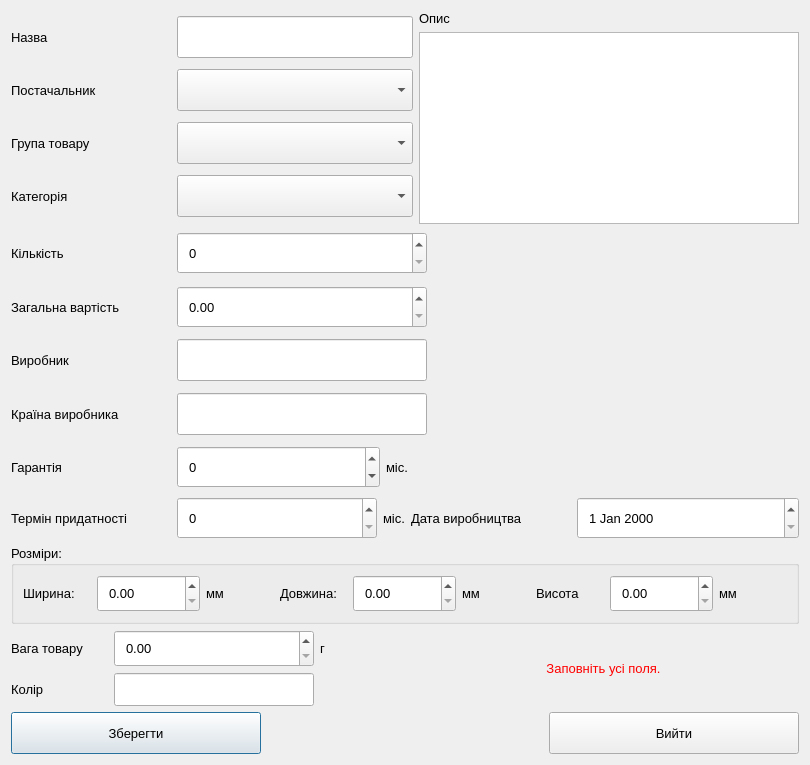
<?xml version="1.0" encoding="UTF-8"?>
<ui version="4.0">
 <class>Add_Goods</class>
 <widget class="QDialog" name="Add_Goods">
  <property name="geometry">
   <rect>
    <x>0</x>
    <y>0</y>
    <width>810</width>
    <height>765</height>
   </rect>
  </property>
  <property name="sizePolicy">
   <sizepolicy hsizetype="Preferred" vsizetype="Preferred">
    <horstretch>0</horstretch>
    <verstretch>0</verstretch>
   </sizepolicy>
  </property>
  <property name="minimumSize">
   <size>
    <width>810</width>
    <height>0</height>
   </size>
  </property>
  <property name="windowTitle">
   <string>Dialog</string>
  </property>
  <layout class="QVBoxLayout" name="verticalLayout_4">
   <item>
    <layout class="QHBoxLayout" name="horizontalLayout_18">
     <item>
      <layout class="QVBoxLayout" name="verticalLayout_2">
       <item>
        <layout class="QHBoxLayout" name="horizontalLayout">
         <item>
          <widget class="QLabel" name="name">
           <property name="sizePolicy">
            <sizepolicy hsizetype="Minimum" vsizetype="Preferred">
             <horstretch>0</horstretch>
             <verstretch>0</verstretch>
            </sizepolicy>
           </property>
           <property name="maximumSize">
            <size>
             <width>160</width>
             <height>42</height>
            </size>
           </property>
           <property name="font">
            <font>
             <pointsize>10</pointsize>
            </font>
           </property>
           <property name="text">
            <string>Назва</string>
           </property>
          </widget>
         </item>
         <item>
          <widget class="QLineEdit" name="nameEdit">
           <property name="sizePolicy">
            <sizepolicy hsizetype="Minimum" vsizetype="Preferred">
             <horstretch>0</horstretch>
             <verstretch>0</verstretch>
            </sizepolicy>
           </property>
           <property name="minimumSize">
            <size>
             <width>180</width>
             <height>0</height>
            </size>
           </property>
           <property name="maximumSize">
            <size>
             <width>250</width>
             <height>42</height>
            </size>
           </property>
           <property name="font">
            <font>
             <pointsize>10</pointsize>
            </font>
           </property>
           <property name="styleSheet">
            <string notr="true"/>
           </property>
          </widget>
         </item>
        </layout>
       </item>
       <item>
        <layout class="QHBoxLayout" name="horizontalLayout_2">
         <item>
          <widget class="QLabel" name="provider">
           <property name="sizePolicy">
            <sizepolicy hsizetype="Minimum" vsizetype="Preferred">
             <horstretch>0</horstretch>
             <verstretch>0</verstretch>
            </sizepolicy>
           </property>
           <property name="maximumSize">
            <size>
             <width>160</width>
             <height>42</height>
            </size>
           </property>
           <property name="font">
            <font>
             <pointsize>10</pointsize>
            </font>
           </property>
           <property name="text">
            <string>Постачальник</string>
           </property>
          </widget>
         </item>
         <item>
          <widget class="QComboBox" name="providerComboBox">
           <property name="sizePolicy">
            <sizepolicy hsizetype="Minimum" vsizetype="Preferred">
             <horstretch>0</horstretch>
             <verstretch>0</verstretch>
            </sizepolicy>
           </property>
           <property name="minimumSize">
            <size>
             <width>180</width>
             <height>0</height>
            </size>
           </property>
           <property name="maximumSize">
            <size>
             <width>250</width>
             <height>42</height>
            </size>
           </property>
           <property name="font">
            <font>
             <pointsize>10</pointsize>
            </font>
           </property>
           <property name="styleSheet">
            <string notr="true"/>
           </property>
          </widget>
         </item>
        </layout>
       </item>
       <item>
        <layout class="QHBoxLayout" name="horizontalLayout_3">
         <item>
          <widget class="QLabel" name="category">
           <property name="sizePolicy">
            <sizepolicy hsizetype="Minimum" vsizetype="Preferred">
             <horstretch>0</horstretch>
             <verstretch>0</verstretch>
            </sizepolicy>
           </property>
           <property name="maximumSize">
            <size>
             <width>160</width>
             <height>42</height>
            </size>
           </property>
           <property name="font">
            <font>
             <pointsize>10</pointsize>
            </font>
           </property>
           <property name="text">
            <string>Група товару</string>
           </property>
          </widget>
         </item>
         <item>
          <widget class="QComboBox" name="groupGoodsComboBox">
           <property name="sizePolicy">
            <sizepolicy hsizetype="Minimum" vsizetype="Preferred">
             <horstretch>0</horstretch>
             <verstretch>0</verstretch>
            </sizepolicy>
           </property>
           <property name="minimumSize">
            <size>
             <width>180</width>
             <height>0</height>
            </size>
           </property>
           <property name="maximumSize">
            <size>
             <width>250</width>
             <height>42</height>
            </size>
           </property>
           <property name="font">
            <font>
             <pointsize>10</pointsize>
            </font>
           </property>
           <property name="styleSheet">
            <string notr="true"/>
           </property>
          </widget>
         </item>
        </layout>
       </item>
       <item>
        <layout class="QHBoxLayout" name="horizontalLayout_13">
         <item>
          <widget class="QLabel" name="groupCategory">
           <property name="sizePolicy">
            <sizepolicy hsizetype="Minimum" vsizetype="Preferred">
             <horstretch>0</horstretch>
             <verstretch>0</verstretch>
            </sizepolicy>
           </property>
           <property name="maximumSize">
            <size>
             <width>160</width>
             <height>42</height>
            </size>
           </property>
           <property name="font">
            <font>
             <pointsize>10</pointsize>
            </font>
           </property>
           <property name="text">
            <string>Категорія</string>
           </property>
          </widget>
         </item>
         <item>
          <widget class="QComboBox" name="categoryComboBox">
           <property name="sizePolicy">
            <sizepolicy hsizetype="Minimum" vsizetype="Preferred">
             <horstretch>0</horstretch>
             <verstretch>0</verstretch>
            </sizepolicy>
           </property>
           <property name="minimumSize">
            <size>
             <width>180</width>
             <height>0</height>
            </size>
           </property>
           <property name="maximumSize">
            <size>
             <width>250</width>
             <height>42</height>
            </size>
           </property>
           <property name="font">
            <font>
             <pointsize>10</pointsize>
            </font>
           </property>
           <property name="styleSheet">
            <string notr="true"/>
           </property>
          </widget>
         </item>
        </layout>
       </item>
      </layout>
     </item>
     <item>
      <layout class="QVBoxLayout" name="verticalLayout">
       <item>
        <widget class="QLabel" name="description">
         <property name="sizePolicy">
          <sizepolicy hsizetype="Fixed" vsizetype="Fixed">
           <horstretch>0</horstretch>
           <verstretch>0</verstretch>
          </sizepolicy>
         </property>
         <property name="font">
          <font>
           <pointsize>10</pointsize>
          </font>
         </property>
         <property name="text">
          <string>Опис</string>
         </property>
        </widget>
       </item>
       <item>
        <widget class="QPlainTextEdit" name="descriptionPlainTextEdit">
         <property name="sizePolicy">
          <sizepolicy hsizetype="Minimum" vsizetype="Preferred">
           <horstretch>0</horstretch>
           <verstretch>0</verstretch>
          </sizepolicy>
         </property>
         <property name="maximumSize">
          <size>
           <width>380</width>
           <height>16777215</height>
          </size>
         </property>
         <property name="font">
          <font>
           <pointsize>10</pointsize>
          </font>
         </property>
        </widget>
       </item>
      </layout>
     </item>
    </layout>
   </item>
   <item>
    <layout class="QHBoxLayout" name="horizontalLayout_14">
     <item>
      <widget class="QLabel" name="count">
       <property name="sizePolicy">
        <sizepolicy hsizetype="Minimum" vsizetype="Preferred">
         <horstretch>0</horstretch>
         <verstretch>0</verstretch>
        </sizepolicy>
       </property>
       <property name="maximumSize">
        <size>
         <width>160</width>
         <height>16777215</height>
        </size>
       </property>
       <property name="font">
        <font>
         <pointsize>10</pointsize>
        </font>
       </property>
       <property name="text">
        <string>Кількість</string>
       </property>
      </widget>
     </item>
     <item>
      <widget class="QSpinBox" name="countSpinBox">
       <property name="sizePolicy">
        <sizepolicy hsizetype="Minimum" vsizetype="Preferred">
         <horstretch>0</horstretch>
         <verstretch>0</verstretch>
        </sizepolicy>
       </property>
       <property name="maximumSize">
        <size>
         <width>250</width>
         <height>42</height>
        </size>
       </property>
       <property name="font">
        <font>
         <pointsize>10</pointsize>
        </font>
       </property>
       <property name="styleSheet">
        <string notr="true">padding: 7;</string>
       </property>
       <property name="maximum">
        <number>99999</number>
       </property>
      </widget>
     </item>
     <item>
      <widget class="QLabel" name="label_5">
       <property name="text">
        <string/>
       </property>
      </widget>
     </item>
    </layout>
   </item>
   <item>
    <layout class="QHBoxLayout" name="horizontalLayout_5">
     <item>
      <widget class="QLabel" name="price">
       <property name="sizePolicy">
        <sizepolicy hsizetype="Minimum" vsizetype="Preferred">
         <horstretch>0</horstretch>
         <verstretch>0</verstretch>
        </sizepolicy>
       </property>
       <property name="maximumSize">
        <size>
         <width>160</width>
         <height>16777215</height>
        </size>
       </property>
       <property name="font">
        <font>
         <pointsize>10</pointsize>
        </font>
       </property>
       <property name="text">
        <string>Загальна вартість</string>
       </property>
      </widget>
     </item>
     <item>
      <widget class="QDoubleSpinBox" name="priceDoubleSpinBox">
       <property name="sizePolicy">
        <sizepolicy hsizetype="Minimum" vsizetype="Preferred">
         <horstretch>0</horstretch>
         <verstretch>0</verstretch>
        </sizepolicy>
       </property>
       <property name="maximumSize">
        <size>
         <width>250</width>
         <height>42</height>
        </size>
       </property>
       <property name="font">
        <font>
         <pointsize>10</pointsize>
        </font>
       </property>
       <property name="styleSheet">
        <string notr="true">padding: 7;</string>
       </property>
       <property name="locale">
        <locale language="English" country="UnitedStates"/>
       </property>
       <property name="maximum">
        <double>99999999.000000000000000</double>
       </property>
      </widget>
     </item>
     <item>
      <widget class="QLabel" name="label_6">
       <property name="text">
        <string/>
       </property>
      </widget>
     </item>
    </layout>
   </item>
   <item>
    <layout class="QHBoxLayout" name="horizontalLayout_6">
     <item>
      <widget class="QLabel" name="producer">
       <property name="sizePolicy">
        <sizepolicy hsizetype="Minimum" vsizetype="Preferred">
         <horstretch>0</horstretch>
         <verstretch>0</verstretch>
        </sizepolicy>
       </property>
       <property name="maximumSize">
        <size>
         <width>160</width>
         <height>16777215</height>
        </size>
       </property>
       <property name="font">
        <font>
         <pointsize>10</pointsize>
        </font>
       </property>
       <property name="text">
        <string>Виробник</string>
       </property>
      </widget>
     </item>
     <item>
      <widget class="QLineEdit" name="producerEdit">
       <property name="sizePolicy">
        <sizepolicy hsizetype="Minimum" vsizetype="Preferred">
         <horstretch>0</horstretch>
         <verstretch>0</verstretch>
        </sizepolicy>
       </property>
       <property name="maximumSize">
        <size>
         <width>250</width>
         <height>42</height>
        </size>
       </property>
       <property name="font">
        <font>
         <pointsize>10</pointsize>
        </font>
       </property>
       <property name="styleSheet">
        <string notr="true">padding: 7;</string>
       </property>
      </widget>
     </item>
     <item>
      <widget class="QLabel" name="label_7">
       <property name="text">
        <string/>
       </property>
      </widget>
     </item>
    </layout>
   </item>
   <item>
    <layout class="QHBoxLayout" name="horizontalLayout_7">
     <item>
      <widget class="QLabel" name="producingCountry">
       <property name="sizePolicy">
        <sizepolicy hsizetype="Minimum" vsizetype="Preferred">
         <horstretch>0</horstretch>
         <verstretch>0</verstretch>
        </sizepolicy>
       </property>
       <property name="maximumSize">
        <size>
         <width>160</width>
         <height>16777215</height>
        </size>
       </property>
       <property name="font">
        <font>
         <pointsize>10</pointsize>
        </font>
       </property>
       <property name="text">
        <string>Країна виробника</string>
       </property>
      </widget>
     </item>
     <item>
      <widget class="QLineEdit" name="producingCountryEdit">
       <property name="sizePolicy">
        <sizepolicy hsizetype="Minimum" vsizetype="Preferred">
         <horstretch>0</horstretch>
         <verstretch>0</verstretch>
        </sizepolicy>
       </property>
       <property name="maximumSize">
        <size>
         <width>250</width>
         <height>42</height>
        </size>
       </property>
       <property name="font">
        <font>
         <pointsize>10</pointsize>
        </font>
       </property>
       <property name="styleSheet">
        <string notr="true">padding: 7;</string>
       </property>
      </widget>
     </item>
     <item>
      <widget class="QLabel" name="label_8">
       <property name="text">
        <string/>
       </property>
      </widget>
     </item>
    </layout>
   </item>
   <item>
    <layout class="QHBoxLayout" name="horizontalLayout_8">
     <item>
      <widget class="QLabel" name="guarantee">
       <property name="sizePolicy">
        <sizepolicy hsizetype="Minimum" vsizetype="Preferred">
         <horstretch>0</horstretch>
         <verstretch>0</verstretch>
        </sizepolicy>
       </property>
       <property name="minimumSize">
        <size>
         <width>160</width>
         <height>0</height>
        </size>
       </property>
       <property name="maximumSize">
        <size>
         <width>160</width>
         <height>16777215</height>
        </size>
       </property>
       <property name="font">
        <font>
         <pointsize>10</pointsize>
        </font>
       </property>
       <property name="text">
        <string>Гарантія</string>
       </property>
      </widget>
     </item>
     <item>
      <widget class="QSpinBox" name="guaranteeSpinBox">
       <property name="sizePolicy">
        <sizepolicy hsizetype="Minimum" vsizetype="Preferred">
         <horstretch>0</horstretch>
         <verstretch>0</verstretch>
        </sizepolicy>
       </property>
       <property name="maximumSize">
        <size>
         <width>250</width>
         <height>42</height>
        </size>
       </property>
       <property name="font">
        <font>
         <pointsize>10</pointsize>
        </font>
       </property>
       <property name="styleSheet">
        <string notr="true">padding: 7;</string>
       </property>
       <property name="minimum">
        <number>-1</number>
       </property>
       <property name="maximum">
        <number>99999</number>
       </property>
      </widget>
     </item>
     <item>
      <widget class="QLabel" name="label">
       <property name="sizePolicy">
        <sizepolicy hsizetype="Minimum" vsizetype="Preferred">
         <horstretch>0</horstretch>
         <verstretch>0</verstretch>
        </sizepolicy>
       </property>
       <property name="font">
        <font>
         <pointsize>10</pointsize>
        </font>
       </property>
       <property name="text">
        <string>міс.</string>
       </property>
      </widget>
     </item>
     <item>
      <widget class="QLabel" name="label_9">
       <property name="text">
        <string/>
       </property>
      </widget>
     </item>
    </layout>
   </item>
   <item>
    <layout class="QHBoxLayout" name="horizontalLayout_15">
     <item>
      <layout class="QHBoxLayout" name="horizontalLayout_9">
       <item>
        <widget class="QLabel" name="expirationDate">
         <property name="sizePolicy">
          <sizepolicy hsizetype="Minimum" vsizetype="Preferred">
           <horstretch>0</horstretch>
           <verstretch>0</verstretch>
          </sizepolicy>
         </property>
         <property name="minimumSize">
          <size>
           <width>160</width>
           <height>0</height>
          </size>
         </property>
         <property name="maximumSize">
          <size>
           <width>160</width>
           <height>16777215</height>
          </size>
         </property>
         <property name="font">
          <font>
           <pointsize>10</pointsize>
          </font>
         </property>
         <property name="text">
          <string>Термін придатності</string>
         </property>
        </widget>
       </item>
       <item>
        <widget class="QSpinBox" name="expirationDateSpinBox">
         <property name="sizePolicy">
          <sizepolicy hsizetype="Minimum" vsizetype="Preferred">
           <horstretch>0</horstretch>
           <verstretch>0</verstretch>
          </sizepolicy>
         </property>
         <property name="minimumSize">
          <size>
           <width>200</width>
           <height>0</height>
          </size>
         </property>
         <property name="maximumSize">
          <size>
           <width>250</width>
           <height>42</height>
          </size>
         </property>
         <property name="font">
          <font>
           <pointsize>10</pointsize>
          </font>
         </property>
         <property name="styleSheet">
          <string notr="true">padding: 7;</string>
         </property>
         <property name="maximum">
          <number>99999</number>
         </property>
        </widget>
       </item>
       <item>
        <widget class="QLabel" name="label_2">
         <property name="sizePolicy">
          <sizepolicy hsizetype="Minimum" vsizetype="Preferred">
           <horstretch>0</horstretch>
           <verstretch>0</verstretch>
          </sizepolicy>
         </property>
         <property name="font">
          <font>
           <pointsize>10</pointsize>
          </font>
         </property>
         <property name="text">
          <string>міс.</string>
         </property>
        </widget>
       </item>
      </layout>
     </item>
     <item>
      <layout class="QHBoxLayout" name="horizontalLayout_4">
       <item>
        <widget class="QLabel" name="productionDate">
         <property name="sizePolicy">
          <sizepolicy hsizetype="Minimum" vsizetype="Preferred">
           <horstretch>0</horstretch>
           <verstretch>0</verstretch>
          </sizepolicy>
         </property>
         <property name="maximumSize">
          <size>
           <width>160</width>
           <height>16777215</height>
          </size>
         </property>
         <property name="font">
          <font>
           <pointsize>10</pointsize>
          </font>
         </property>
         <property name="text">
          <string>Дата виробництва</string>
         </property>
        </widget>
       </item>
       <item>
        <widget class="QDateEdit" name="productionDateDateEdit">
         <property name="sizePolicy">
          <sizepolicy hsizetype="Minimum" vsizetype="Preferred">
           <horstretch>0</horstretch>
           <verstretch>0</verstretch>
          </sizepolicy>
         </property>
         <property name="maximumSize">
          <size>
           <width>250</width>
           <height>42</height>
          </size>
         </property>
         <property name="font">
          <font>
           <pointsize>10</pointsize>
          </font>
         </property>
         <property name="styleSheet">
          <string notr="true">padding: 7;</string>
         </property>
         <property name="dateTime">
          <datetime>
           <hour>0</hour>
           <minute>0</minute>
           <second>0</second>
           <year>2000</year>
           <month>1</month>
           <day>1</day>
          </datetime>
         </property>
         <property name="date">
          <date>
           <year>2000</year>
           <month>1</month>
           <day>1</day>
          </date>
         </property>
        </widget>
       </item>
      </layout>
     </item>
    </layout>
   </item>
   <item>
    <widget class="QGroupBox" name="groupBox">
     <property name="sizePolicy">
      <sizepolicy hsizetype="Minimum" vsizetype="Preferred">
       <horstretch>0</horstretch>
       <verstretch>0</verstretch>
      </sizepolicy>
     </property>
     <property name="font">
      <font>
       <pointsize>10</pointsize>
      </font>
     </property>
     <property name="title">
      <string>Розміри:</string>
     </property>
     <layout class="QHBoxLayout" name="horizontalLayout_11">
      <item>
       <layout class="QHBoxLayout" name="horizontalLayout_10">
        <item>
         <widget class="QLabel" name="width">
          <property name="maximumSize">
           <size>
            <width>80</width>
            <height>16777215</height>
           </size>
          </property>
          <property name="font">
           <font>
            <pointsize>10</pointsize>
           </font>
          </property>
          <property name="text">
           <string>Ширина:</string>
          </property>
         </widget>
        </item>
        <item>
         <widget class="QDoubleSpinBox" name="widthDoubleSpinBox">
          <property name="sizePolicy">
           <sizepolicy hsizetype="Minimum" vsizetype="Preferred">
            <horstretch>0</horstretch>
            <verstretch>0</verstretch>
           </sizepolicy>
          </property>
          <property name="maximumSize">
           <size>
            <width>150</width>
            <height>42</height>
           </size>
          </property>
          <property name="font">
           <font>
            <pointsize>10</pointsize>
           </font>
          </property>
          <property name="styleSheet">
           <string notr="true">padding: 7;</string>
          </property>
          <property name="locale">
           <locale language="English" country="UnitedStates"/>
          </property>
          <property name="maximum">
           <double>99999999.000000000000000</double>
          </property>
         </widget>
        </item>
        <item>
         <widget class="QLabel" name="mm">
          <property name="font">
           <font>
            <pointsize>10</pointsize>
           </font>
          </property>
          <property name="text">
           <string>мм</string>
          </property>
         </widget>
        </item>
        <item>
         <widget class="QLabel" name="length">
          <property name="maximumSize">
           <size>
            <width>80</width>
            <height>16777215</height>
           </size>
          </property>
          <property name="font">
           <font>
            <pointsize>10</pointsize>
           </font>
          </property>
          <property name="text">
           <string>Довжина:</string>
          </property>
         </widget>
        </item>
        <item>
         <widget class="QDoubleSpinBox" name="lengthDoubleSpinBox">
          <property name="sizePolicy">
           <sizepolicy hsizetype="Minimum" vsizetype="Preferred">
            <horstretch>0</horstretch>
            <verstretch>0</verstretch>
           </sizepolicy>
          </property>
          <property name="maximumSize">
           <size>
            <width>150</width>
            <height>42</height>
           </size>
          </property>
          <property name="font">
           <font>
            <pointsize>10</pointsize>
           </font>
          </property>
          <property name="styleSheet">
           <string notr="true">padding: 7;</string>
          </property>
          <property name="locale">
           <locale language="English" country="UnitedStates"/>
          </property>
          <property name="maximum">
           <double>99999999.000000000000000</double>
          </property>
         </widget>
        </item>
        <item>
         <widget class="QLabel" name="mm_3">
          <property name="font">
           <font>
            <pointsize>10</pointsize>
           </font>
          </property>
          <property name="text">
           <string>мм</string>
          </property>
         </widget>
        </item>
        <item>
         <widget class="QLabel" name="height">
          <property name="maximumSize">
           <size>
            <width>80</width>
            <height>16777215</height>
           </size>
          </property>
          <property name="font">
           <font>
            <pointsize>10</pointsize>
           </font>
          </property>
          <property name="text">
           <string>Висота</string>
          </property>
         </widget>
        </item>
        <item>
         <widget class="QDoubleSpinBox" name="heightDoubleSpinBox">
          <property name="sizePolicy">
           <sizepolicy hsizetype="Minimum" vsizetype="Preferred">
            <horstretch>0</horstretch>
            <verstretch>0</verstretch>
           </sizepolicy>
          </property>
          <property name="maximumSize">
           <size>
            <width>150</width>
            <height>42</height>
           </size>
          </property>
          <property name="font">
           <font>
            <pointsize>10</pointsize>
           </font>
          </property>
          <property name="styleSheet">
           <string notr="true">padding: 7;</string>
          </property>
          <property name="locale">
           <locale language="English" country="UnitedStates"/>
          </property>
          <property name="maximum">
           <double>99999999.000000000000000</double>
          </property>
         </widget>
        </item>
        <item>
         <widget class="QLabel" name="mm_2">
          <property name="font">
           <font>
            <pointsize>10</pointsize>
           </font>
          </property>
          <property name="text">
           <string>мм</string>
          </property>
         </widget>
        </item>
       </layout>
      </item>
     </layout>
    </widget>
   </item>
   <item>
    <layout class="QHBoxLayout" name="horizontalLayout_17">
     <item>
      <layout class="QVBoxLayout" name="verticalLayout_3">
       <item>
        <layout class="QHBoxLayout" name="horizontalLayout_19">
         <item>
          <widget class="QLabel" name="weight">
           <property name="sizePolicy">
            <sizepolicy hsizetype="Minimum" vsizetype="Preferred">
             <horstretch>0</horstretch>
             <verstretch>0</verstretch>
            </sizepolicy>
           </property>
           <property name="minimumSize">
            <size>
             <width>97</width>
             <height>29</height>
            </size>
           </property>
           <property name="maximumSize">
            <size>
             <width>120</width>
             <height>16777215</height>
            </size>
           </property>
           <property name="font">
            <font>
             <pointsize>10</pointsize>
            </font>
           </property>
           <property name="text">
            <string>Вага товару</string>
           </property>
          </widget>
         </item>
         <item>
          <widget class="QDoubleSpinBox" name="weightDoubleSpinBox">
           <property name="sizePolicy">
            <sizepolicy hsizetype="Minimum" vsizetype="Preferred">
             <horstretch>0</horstretch>
             <verstretch>0</verstretch>
            </sizepolicy>
           </property>
           <property name="minimumSize">
            <size>
             <width>200</width>
             <height>0</height>
            </size>
           </property>
           <property name="maximumSize">
            <size>
             <width>250</width>
             <height>42</height>
            </size>
           </property>
           <property name="font">
            <font>
             <pointsize>10</pointsize>
            </font>
           </property>
           <property name="styleSheet">
            <string notr="true">padding: 7;</string>
           </property>
           <property name="locale">
            <locale language="English" country="UnitedStates"/>
           </property>
           <property name="maximum">
            <double>99999999.000000000000000</double>
           </property>
          </widget>
         </item>
         <item>
          <widget class="QLabel" name="gram">
           <property name="sizePolicy">
            <sizepolicy hsizetype="Minimum" vsizetype="Preferred">
             <horstretch>0</horstretch>
             <verstretch>0</verstretch>
            </sizepolicy>
           </property>
           <property name="font">
            <font>
             <pointsize>10</pointsize>
            </font>
           </property>
           <property name="text">
            <string>г</string>
           </property>
          </widget>
         </item>
        </layout>
       </item>
       <item>
        <layout class="QHBoxLayout" name="horizontalLayout_12">
         <item>
          <widget class="QLabel" name="color">
           <property name="sizePolicy">
            <sizepolicy hsizetype="Minimum" vsizetype="Preferred">
             <horstretch>0</horstretch>
             <verstretch>0</verstretch>
            </sizepolicy>
           </property>
           <property name="minimumSize">
            <size>
             <width>97</width>
             <height>0</height>
            </size>
           </property>
           <property name="maximumSize">
            <size>
             <width>120</width>
             <height>16777215</height>
            </size>
           </property>
           <property name="font">
            <font>
             <pointsize>10</pointsize>
            </font>
           </property>
           <property name="text">
            <string>Колір</string>
           </property>
          </widget>
         </item>
         <item>
          <widget class="QLineEdit" name="colorEdit">
           <property name="sizePolicy">
            <sizepolicy hsizetype="Minimum" vsizetype="Preferred">
             <horstretch>0</horstretch>
             <verstretch>0</verstretch>
            </sizepolicy>
           </property>
           <property name="minimumSize">
            <size>
             <width>200</width>
             <height>0</height>
            </size>
           </property>
           <property name="maximumSize">
            <size>
             <width>250</width>
             <height>42</height>
            </size>
           </property>
           <property name="font">
            <font>
             <pointsize>10</pointsize>
            </font>
           </property>
           <property name="styleSheet">
            <string notr="true">padding: 7;</string>
           </property>
          </widget>
         </item>
         <item>
          <widget class="QLabel" name="label_4">
           <property name="sizePolicy">
            <sizepolicy hsizetype="Minimum" vsizetype="Preferred">
             <horstretch>0</horstretch>
             <verstretch>0</verstretch>
            </sizepolicy>
           </property>
           <property name="font">
            <font>
             <pointsize>10</pointsize>
            </font>
           </property>
           <property name="text">
            <string/>
           </property>
          </widget>
         </item>
        </layout>
       </item>
      </layout>
     </item>
     <item>
      <widget class="QLabel" name="enterDataToFieldLabel">
       <property name="enabled">
        <bool>true</bool>
       </property>
       <property name="sizePolicy">
        <sizepolicy hsizetype="Preferred" vsizetype="Preferred">
         <horstretch>0</horstretch>
         <verstretch>0</verstretch>
        </sizepolicy>
       </property>
       <property name="font">
        <font>
         <pointsize>10</pointsize>
        </font>
       </property>
       <property name="layoutDirection">
        <enum>Qt::LeftToRight</enum>
       </property>
       <property name="styleSheet">
        <string notr="true">color: red;</string>
       </property>
       <property name="inputMethodHints">
        <set>Qt::ImhNone</set>
       </property>
       <property name="text">
        <string>Заповніть усі поля.</string>
       </property>
       <property name="alignment">
        <set>Qt::AlignCenter</set>
       </property>
       <property name="openExternalLinks">
        <bool>false</bool>
       </property>
      </widget>
     </item>
    </layout>
   </item>
   <item>
    <layout class="QHBoxLayout" name="horizontalLayout_16">
     <item>
      <widget class="QPushButton" name="saveButton">
       <property name="maximumSize">
        <size>
         <width>250</width>
         <height>42</height>
        </size>
       </property>
       <property name="font">
        <font>
         <pointsize>10</pointsize>
        </font>
       </property>
       <property name="styleSheet">
        <string notr="true">padding: 7;</string>
       </property>
       <property name="text">
        <string>Зберегти</string>
       </property>
      </widget>
     </item>
     <item>
      <widget class="QLabel" name="label_3">
       <property name="text">
        <string/>
       </property>
      </widget>
     </item>
     <item>
      <widget class="QPushButton" name="closeButton">
       <property name="maximumSize">
        <size>
         <width>250</width>
         <height>42</height>
        </size>
       </property>
       <property name="font">
        <font>
         <pointsize>10</pointsize>
        </font>
       </property>
       <property name="styleSheet">
        <string notr="true">padding: 7;</string>
       </property>
       <property name="text">
        <string>Вийти</string>
       </property>
      </widget>
     </item>
    </layout>
   </item>
  </layout>
 </widget>
 <resources/>
 <connections/>
</ui>
